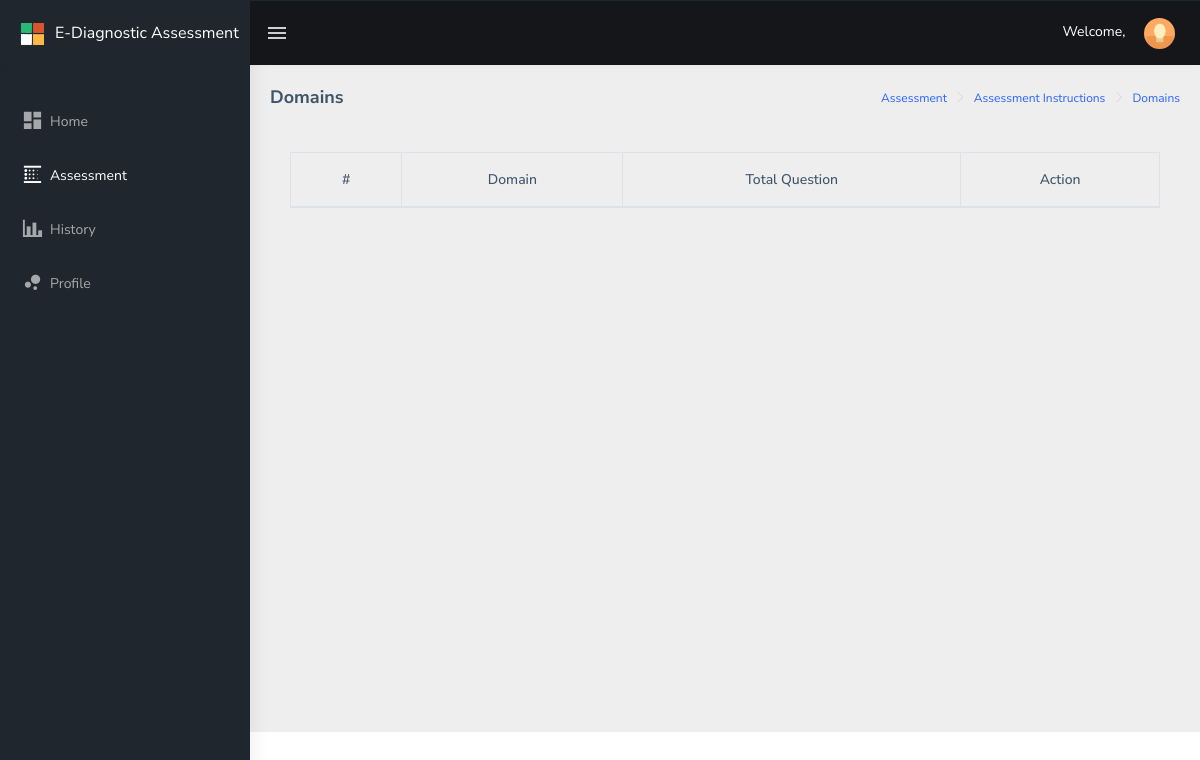
The page /public/main/student/assessment/domains/index.php on the database as committed earlier.
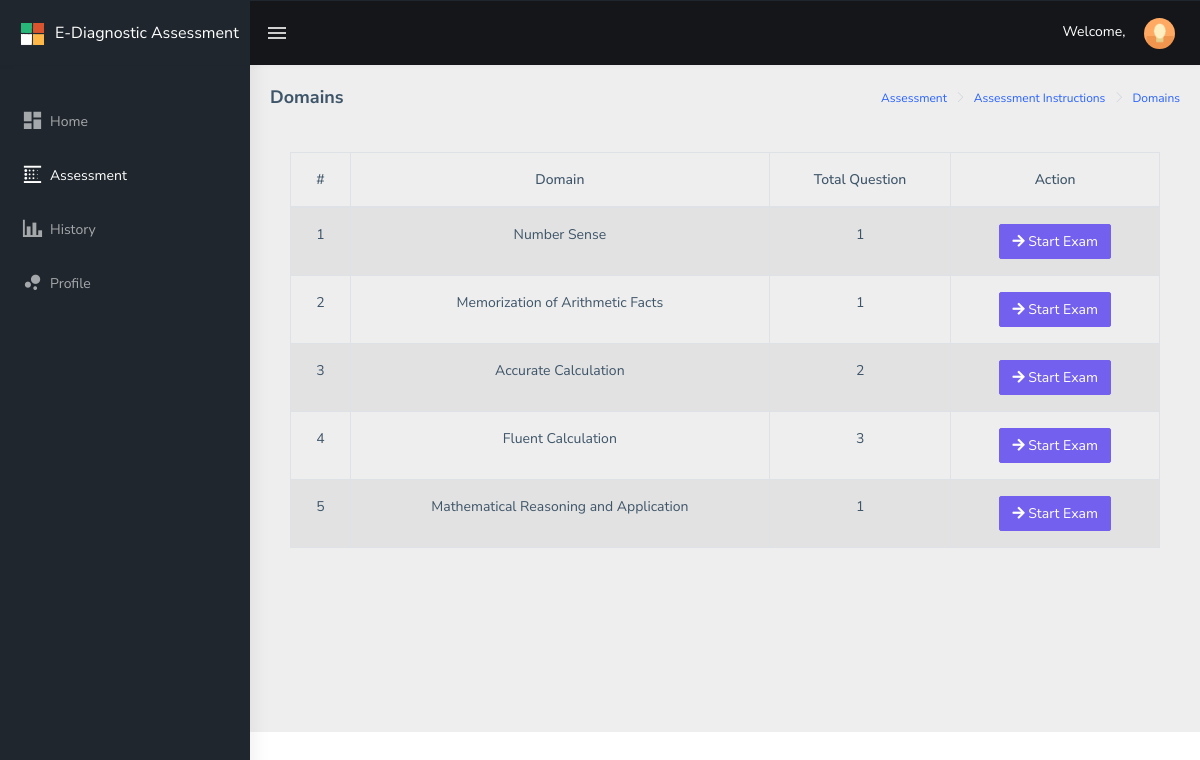
The same page on the database as committed later.
### tables this page shows
CREATE TABLE `drxassessment_assessment_domains` (
  `drxassessment_id` int(11) NOT NULL,
  `drxassessment_domain_name` text NOT NULL,
  `drxassessment_question_total` int(55) NOT NULL,
  `drxassessment_status` int(1) NOT NULL,
  `drxassessment_created_at` datetime NOT NULL DEFAULT CURRENT_TIMESTAMP
);

### public/main/student/assessment/domains/index.php (the view, shortened to what this page needs)
<?php
include("../../../../../config/common/asdasf9z09x0c90zx90123.php");
if (!empty($_SESSION['drxassessmentname'])) {
    $drxassessmentname = $_SESSION['drxassessmentname'];
} else {
    $drxassessmentname = "";
}
?>
<!DOCTYPE html>
<html dir="ltr" lang="en">
<head>
    <link href="../../../../assets/libs/flot/css/float-chart.css" rel="stylesheet">
    <link href="../../../../dist/css/style.min.css" rel="stylesheet">
    <link href="../../../../assets/libs/datatables.net-bs4/css/dataTables.bootstrap4.css" rel="stylesheet">
</head>
<body>
    <div id="main-wrapper">
        <header class="topbar" data-navbarbg="skin5">
            <nav class="navbar top-navbar navbar-expand-md navbar-dark">
                <div class="navbar-header" data-logobg="skin5">
                    <a class="navbar-brand" href="../../../../main/teacher">
                        <b class="logo-icon p-l-10">
                            <img src="../../../../assets/images/logo-icon.png" alt="homepage" class="light-logo" />
                        </b>
                        <span class="logo-text">
                             <span style="font-size: 16px;">E-Diagnostic Assessment</span>
                        </span>
                    </a>
                </div>
                <div class="navbar-collapse collapse" id="navbarSupportedContent" data-navbarbg="skin5">
                    <ul class="navbar-nav float-left mr-auto">
                        <li class="nav-item d-none d-md-block"><a class="nav-link sidebartoggler waves-effect waves-light" href="javascript:void(0)" data-sidebartype="mini-sidebar"><i class="mdi mdi-menu font-24"></i></a></li>
                    </ul>
                    <ul class="navbar-nav float-right">
                        <li class="nav-item dropdown">
                          <span style="color: #fff;">Welcome, <?php echo $drxassessmentname; ?></span>
                            <a class="nav-link dropdown-toggle text-muted waves-effect waves-dark pro-pic" href="" data-toggle="dropdown" aria-haspopup="true" aria-expanded="false"><img src="../../../../assets/images/users/1.jpg" alt="user" class="rounded-circle" width="31"></a>
                        </li>
                    </ul>
                </div>
            </nav>
        </header>
        <aside class="left-sidebar" data-sidebarbg="skin5">
            <div class="scroll-sidebar">
								<nav class="sidebar-nav">
                    <ul id="sidebarnav" class="p-t-30">
                        <li class="sidebar-item"> <a class="sidebar-link waves-effect waves-dark sidebar-link" href="../" aria-expanded="false"><i class="mdi mdi-view-dashboard"></i><span class="hide-menu">Home</span></a></li>
												<li class="active sidebar-item"> <a class="active sidebar-link waves-effect waves-dark sidebar-link" href="../assessment/" aria-expanded="false"><i class="mdi mdi-blur-linear"></i><span class="hide-menu">Assessment</span></a></li>
                        <li class="sidebar-item"> <a class="sidebar-link waves-effect waves-dark sidebar-link" href="#" aria-expanded="false"><i class="mdi mdi-chart-bar"></i><span class="hide-menu">History</span></a></li>
                        <li class="sidebar-item"> <a class="sidebar-link waves-effect waves-dark sidebar-link" href="#" aria-expanded="false"><i class="mdi mdi-chart-bubble"></i><span class="hide-menu">Profile</span></a></li>
                    </ul>
                </nav>
            </div>
        </aside>
        <div class="page-wrapper">
             <div class="page-breadcrumb">
                <div class="row">
                    <div class="col-12 d-flex no-block align-items-center">
                        <h4 class="page-title">Domains</h4>
                        <div class="ml-auto text-right">
                            <nav aria-label="breadcrumb">
                                <ol class="breadcrumb">
                                    <li class="breadcrumb-item active" aria-current="page"><a href="../../">Assessment</a></li>
                                    <li class="breadcrumb-item active" aria-current="page"><a href="../">Assessment Instructions</a></li>
                                     <li class="breadcrumb-item active" aria-current="page"><a href="../start/">Domains</a></li>
                                </ol>
                            </nav>
                        </div>
                    </div>
                </div>
            </div>
            <div class="container-fluid">
                <div class="card-body">
                    <div class="table-responsive">
                        <table id="zero_config" class="table table-striped table-bordered">
                                        <thead>
                                                <tr>
                                                        <th class="text-center">#</th>
                                                        <th class="text-center">Domain</th>
                                                        <th class="text-center">Total Question</th>
                                                        <th class="text-center">Action</th>
                                                </tr>
                                        </thead>
                                        <tbody>
                                             <?php
                                             $drx_count = 0;
                                             $result = $connection->prepare("SELECT * FROM drxassessment_assessment_domains
                                                                             ");
                                                 $result->execute();
                                                     while ($row = $result->fetch(PDO::FETCH_ASSOC)) {
                                                            $drx_count++;
                                                            $drxassessment_domain_name = $row['drxassessment_domain_name'];
                                                            $drxassessment_question_total = $row['drxassessment_question_total'];
                                             ?>
                                            <tr>
                                                <td class="text-center"><?php echo $drx_count; ?></td>
                                                <td class="text-center"><?php echo $drxassessment_domain_name; ?></td>
                                                <td class="text-center"><?php echo $drxassessment_question_total; ?></td>
                                                <td class="text-center">
                                                     <button type="button" data-toggle="modal" data-target="#assessmentModal" class="btn btn-primary btn-mg"
                                                      onclick="startExam('<?php echo $drxassessment_id ; ?>',
                                                                         '<?php echo $drxassessmentanswer ; ?>');">
                                                      <i class="fas fa-arrow-right"></i> Start Exam
                                                      </button>
                                                </td>
                                            </tr>
                                             <?php } ?>
                                        </tbody>
                        </table>
                </div>
            </div>
        </div>
    </div>
</body>
</html>

Rows that differ between the two databases and show on the page:
added drxassessment_assessment_domains: drxassessment_domain_name "Number Sense", drxassessment_question_total "1"
added drxassessment_assessment_domains: drxassessment_domain_name "Memorization of Arithmetic Facts", drxassessment_question_total "1"
added drxassessment_assessment_domains: drxassessment_domain_name "Accurate Calculation", drxassessment_question_total "2"
added drxassessment_assessment_domains: drxassessment_domain_name "Fluent Calculation", drxassessment_question_total "3"
added drxassessment_assessment_domains: drxassessment_domain_name "Mathematical Reasoning and Application", drxassessment_question_total "1"
